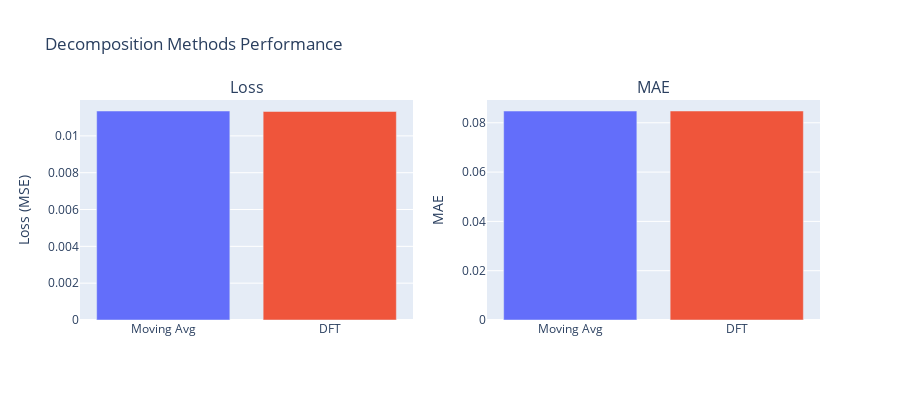

The cell this chart's notebook holds for it:
### Code cell
# Visualize model comparison using KerasFactoryPlotter
metrics_comparison = {
    'Moving Avg': {'Loss': loss_ma, 'MAE': mae_ma},
    'DFT': {'Loss': loss_dft, 'MAE': mae_dft}
}

# Create comparison data for visualization
methods = list(metrics_comparison.keys())
losses = [metrics_comparison[m]['Loss'] for m in methods]
maes = [metrics_comparison[m]['MAE'] for m in methods]

# Use KerasFactoryPlotter for performance metrics
import plotly.graph_objects as go
from plotly.subplots import make_subplots

fig = make_subplots(rows=1, cols=2, subplot_titles=('Loss', 'MAE'))
fig.add_trace(go.Bar(x=methods, y=losses, marker_color=['#636EFA', '#EF553B'], showlegend=False, name='Loss'), row=1, col=1)
fig.add_trace(go.Bar(x=methods, y=maes, marker_color=['#636EFA', '#EF553B'], showlegend=False, name='MAE'), row=1, col=2)
fig.update_layout(title='Decomposition Methods Performance', height=400)
fig.update_yaxes(title_text='Loss (MSE)', row=1, col=1)
fig.update_yaxes(title_text='MAE', row=1, col=2)
fig.show()
print('✅ Comparison plots displayed')

### Figure 1 — Plotly figure (JSON) as saved in the notebook; plotly's stock layout.template omitted (floating-point values rounded to 4 significant figures)
{"data": [{"marker": {"color": ["#636EFA", "#EF553B"]}, "name": "Loss", "showlegend": false, "type": "bar", "x": ["Moving Avg", "DFT"], "xaxis": "x", "y": [0.01135, 0.01132], "yaxis": "y"}, {"marker": {"color": ["#636EFA", "#EF553B"]}, "name": "MAE", "showlegend": false, "type": "bar", "x": ["Moving Avg", "DFT"], "xaxis": "x2", "y": [0.08475, 0.08477], "yaxis": "y2"}], "layout": {"annotations": [{"font": {"size": 16}, "showarrow": false, "text": "Loss", "x": 0.225, "xanchor": "center", "xref": "paper", "y": 1, "yanchor": "bottom", "yref": "paper"}, {"font": {"size": 16}, "showarrow": false, "text": "MAE", "x": 0.775, "xanchor": "center", "xref": "paper", "y": 1, "yanchor": "bottom", "yref": "paper"}], "height": 400, "title": {"text": "Decomposition Methods Performance"}, "xaxis": {"anchor": "y", "domain": [0, 0.45]}, "xaxis2": {"anchor": "y2", "domain": [0.55, 1]}, "yaxis": {"anchor": "x", "domain": [0, 1], "title": {"text": "Loss (MSE)"}}, "yaxis2": {"anchor": "x2", "domain": [0, 1], "title": {"text": "MAE"}}}}
